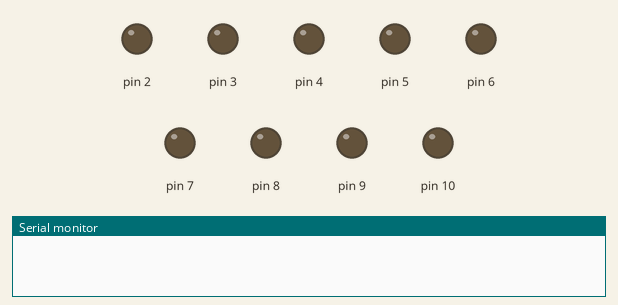
Recording of a sketch running on a simulated Arduino Uno, built with avr-gcc and run on an emulated ATmega328P. On the bench: output pins drawn as LEDs (lit = HIGH), the last lines printed to the serial monitor.

Above: at 0.06 s.
At 3.21 s:
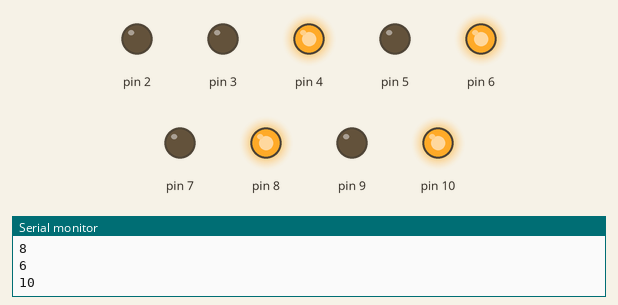
At 4.87 s:
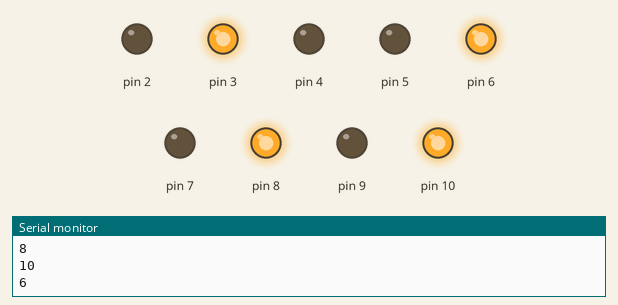
At 8.88 s:
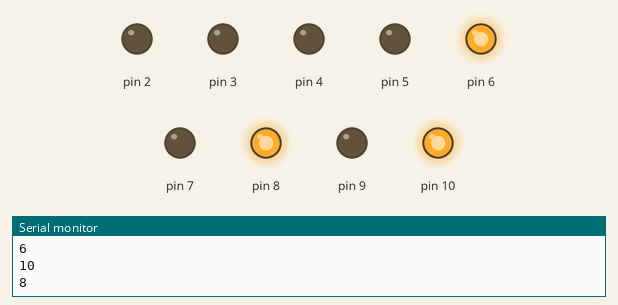
At 20.9 s:
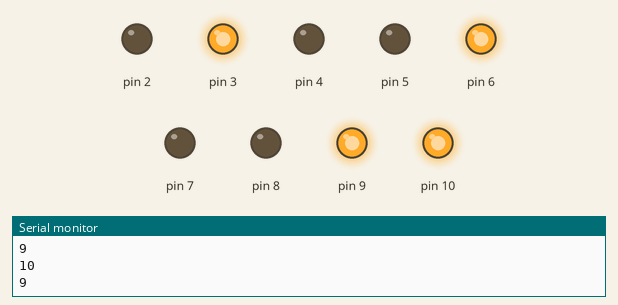
At 38.52 s:
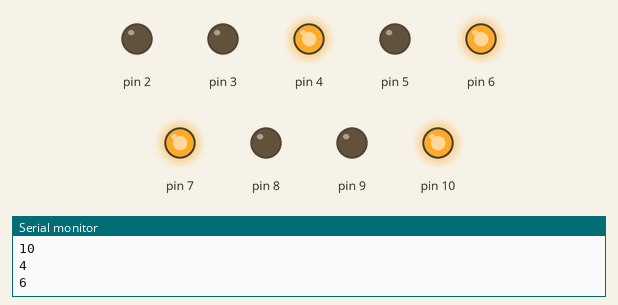
Timing chart, 0 to 40.0 s (numbered marks = the images above):
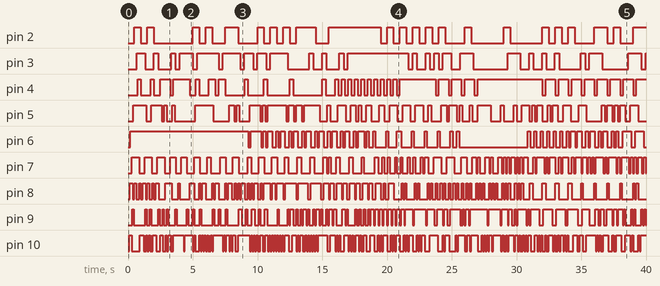

Measured:
- by itself, pin 2: LOW → HIGH at 0.50 s, → LOW 0.50 s later, → HIGH 0.50 s later, → LOW 0.50 s later, … (45 changes in this stretch)
- by itself, pin 3: LOW → HIGH at 0.67 s, → LOW 0.67 s later, → HIGH 0.67 s later, → LOW 0.33 s later, … (51 changes in this stretch)
- by itself, pin 4: LOW → HIGH at 0.75 s, → LOW 0.25 s later, → HIGH 0.75 s later, → LOW 0.25 s later, … (67 changes in this stretch)
- by itself, pin 5: LOW → HIGH at 0.40 s, → LOW 1.0 s later, → HIGH 0.40 s later, → LOW 0.80 s later, … (84 changes in this stretch)
- by itself, pin 6: LOW → HIGH at 0.17 s, → LOW 9.1 s later, → HIGH 0.17 s later, → LOW 0.83 s later, … (88 changes in this stretch)
- by itself, pin 7: LOW → HIGH at 0.29 s, → LOW 0.57 s later, → HIGH 0.43 s later, → LOW 0.57 s later, … (126 changes in this stretch)
- by itself, pin 8: LOW → HIGH at 0.13 s, → LOW 0.25 s later, → HIGH 0.13 s later, → LOW 0.12 s later, … (154 changes in this stretch)
- by itself, pin 9: LOW → HIGH at 0.33 s, → LOW 0.11 s later, → HIGH 0.89 s later, → LOW 0.11 s later, … (150 changes in this stretch)

The sketch:

Opdracht_3.ino
```cpp
const int aantalLampjes = 9;
const int beginPoort = 2;
boolean lampjeBrandt=false;
long beginTijd[aantalLampjes] = {millis(),millis(),millis(),millis(),millis(),millis(),millis(),millis(),millis()};

void setup() {
  Serial.begin(9600);
   for(int i = beginPoort; i<beginPoort+aantalLampjes; i++){
   ledControlSetup(i);
   }
}

void loop() {
  laatLampjeKnipperen();
}

void laatLampjeKnipperen(){
  for(int i = beginPoort; i<beginPoort+aantalLampjes; i++){
    knipperLampje(i, 1000/i-1);
  }
}

void knipperLampje(int poort, int delayTijd){
  if(millis()>beginTijd[poort-2]+delayTijd){
    if(lampjeBrandt){
      ledControlSetLed(poort, false);
    }
    else{
      ledControlSetLed(poort, true);
      Serial.println(poort);
    }
    lampjeBrandt=!lampjeBrandt;
    beginTijd[poort-2]=millis();
  }
}
```

Methodes.ino
```cpp
void ledControlSetup(int poort){
  pinMode(poort, OUTPUT);
}

void ledControlSetLed(int poort, boolean onOrOff){
  if(onOrOff){
    digitalWrite(poort, HIGH);
  } else {
    digitalWrite(poort, LOW);
  }
}
```
